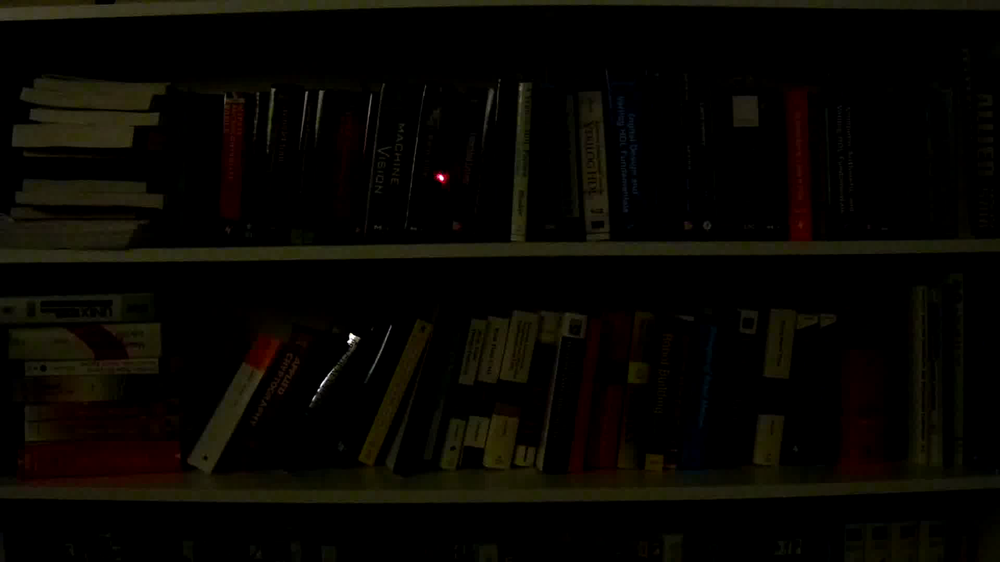
#> input picture prototypes/dark_room.png, 1000 x 562 px, shrunk from 1920 x 1080 before the run, given in place of Dark-Room-Laser-Spot-with-Clutter.mpeg, which was not available
$ python red_threshold.py
#> lines starting #> are read from the running program, lines starting #| are printed output that depends on the picture; after the words box and inside, x2 and y2 are one past the last pixel; in counts of white or black regions, pixels touching at a corner belong together; pictures that were not available may be replaced by others from this repository, and a replacement may not be noted
import cv2
import numpy as np

# Load input video
video_path = "Light-Room-Laser-Spot-with-Clutter.mpeg"
video_path = "Dark-Room-Laser-Spot-with-Clutter.mpeg"
cap = cv2.VideoCapture(video_path)

# Get video properties
frame_width = int(cap.get(3))
frame_height = int(cap.get(4))
fps = int(cap.get(cv2.CAP_PROP_FPS))

# Define output video writer
# output_path = "output_video.mp4"
# fourcc = cv2.VideoWriter_fourcc(*'mp4v')  # Codec
# out = cv2.VideoWriter(output_path, fourcc, fps, (frame_width, frame_height))

N_FRAMES = 30  # Number of frames to estimate background
accumulated_masks = []

while cap.isOpened():
    ret, frame = cap.read()
#> frame is the input picture: shape (562, 1000, 3); mean B, G, R 2.4, 6.1, 7.7
    if not ret:
        break  # End of video

    # Convert to RGB (OpenCV loads as BGR)
    frame = cv2.GaussianBlur(frame, (5, 5), 0)

    rgb_image = cv2.cvtColor(frame, cv2.COLOR_BGR2RGB).astype(np.float32)
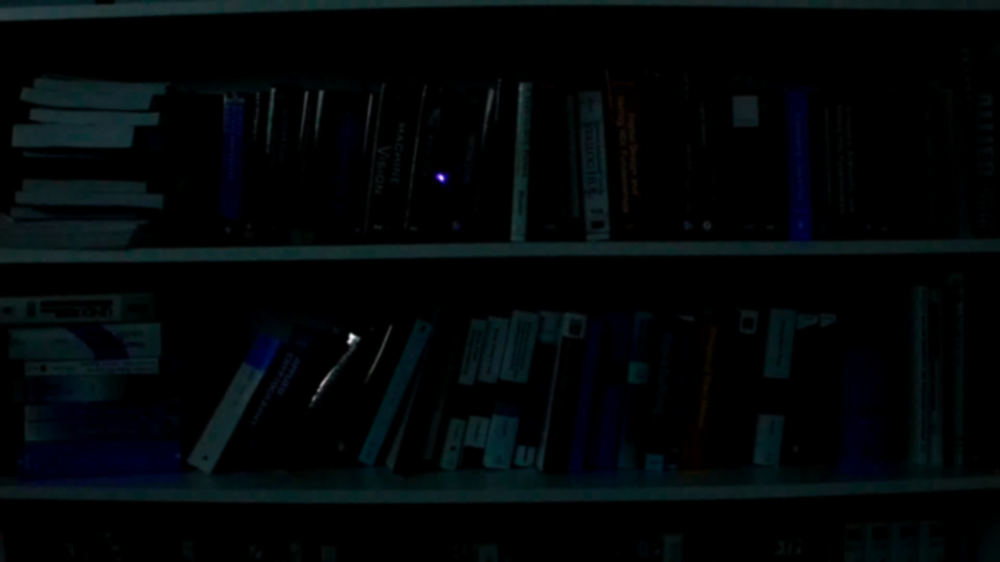
#> rgb_image: shape (562, 1000, 3) float32; mean B, G, R 7.7, 6.1, 2.4

    # Extract color channels
    red = rgb_image[:, :, 0]
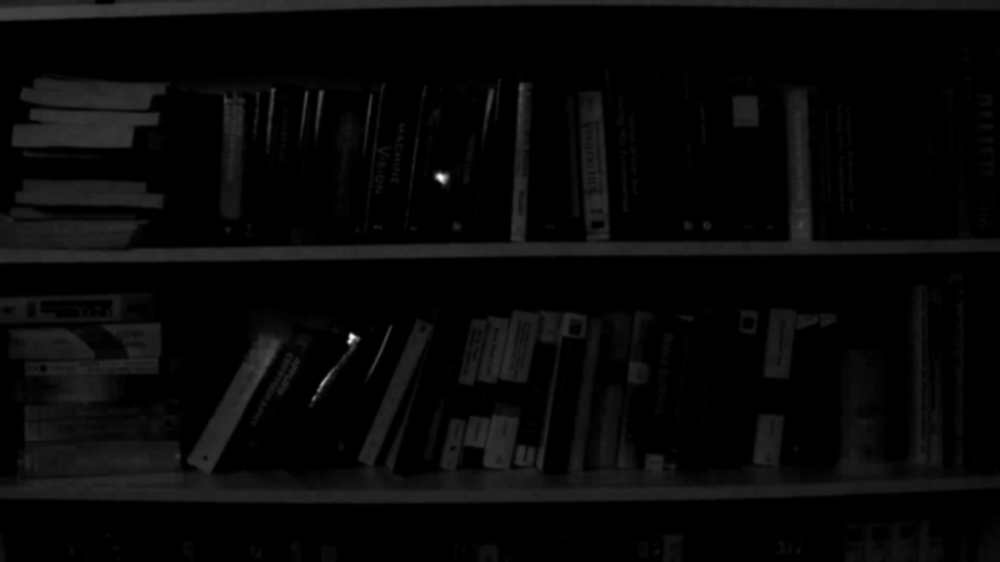
#> red: shape (562, 1000) float32; min 0, max 249, mean 7.7

    _, combined_mask = cv2.threshold(red.astype(np.uint8), 240, 255, cv2.THRESH_BINARY)
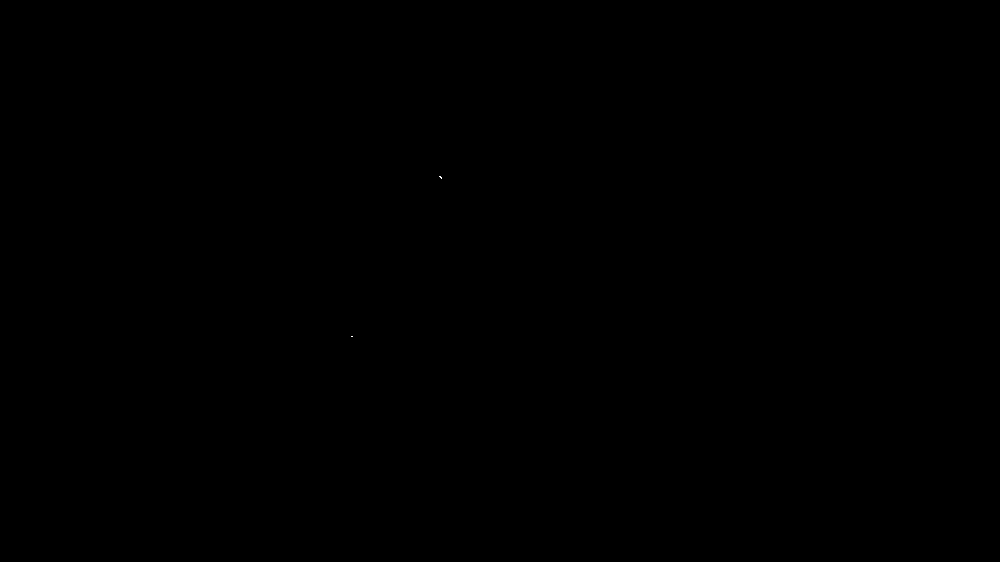
#> combined_mask: shape (562, 1000); 0% white in thin lines or dots, all inside (x1, y1, x2, y2) = (351, 176, 442, 337)

    accumulated_masks.append(combined_mask.astype(np.float32))

    if not len(accumulated_masks) < N_FRAMES:

        accumulated_masks.pop(0)
        avg_mask = np.mean(accumulated_masks[:-5], axis=0).astype(np.uint8)
        _, stationary_mask = cv2.threshold(avg_mask, 125, 255, cv2.THRESH_BINARY)

        #cv2.imshow("Stationary Mask", stationary_mask)

        moving_mask = cv2.bitwise_and(combined_mask, cv2.bitwise_not(stationary_mask))

        # Compute Center of Mass (COM) using image moments
        moments = cv2.moments(moving_mask)
        if moments["m00"] != 0:
            x_bar = int(moments["m10"] / moments["m00"])  # X Center of Mass
            y_bar = int(moments["m01"] / moments["m00"])  # Y Center of Mass
        else:
            x_bar, y_bar = frame_width // 2, frame_height // 2  # Default to center if no bright pixels

        # Draw X and Y crosshair lines
        crosshair_image = frame.copy()
        cv2.line(moving_mask, (0, y_bar), (frame_width, y_bar), (255, 255, 255), 2)  # Horizontal
        cv2.line(moving_mask, (x_bar, 0), (x_bar, frame_height), (255, 255, 255), 2)  # Vertical

        # Display (optional)
        cv2.imshow("Tracking", moving_mask)
        if cv2.waitKey(1) & 0xFF == ord('q'):
            break

# Release resources
cap.release()
#out.release()
cv2.destroyAllWindows()
